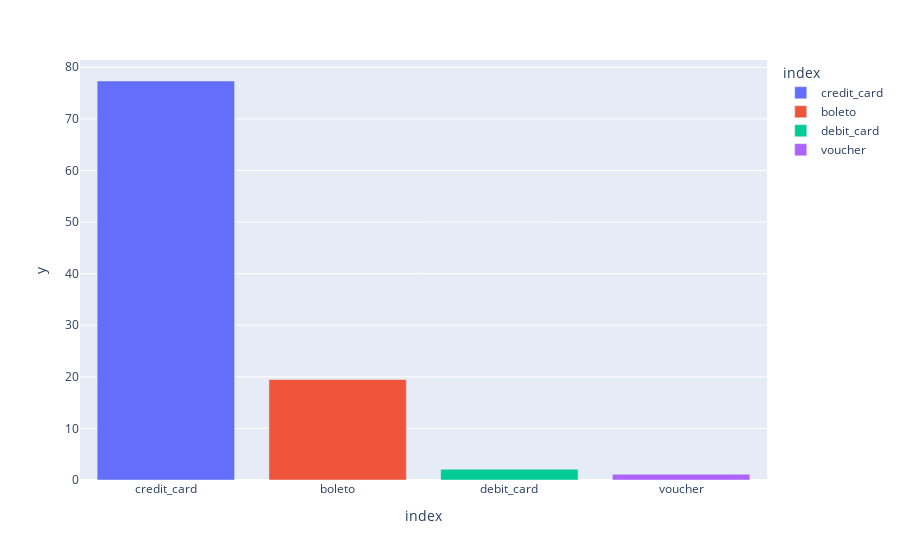

Notebook code for this chart:
### Markdown cell above
**Since Most our Customers from Sao Paulo State, ofcourse the capital city of this state will having the highest transaction**

### Code cell
df_price_cat = passive['payment_type'].value_counts()/len(passive['payment_type'])*100
fig = px.bar(df_price_cat, x=df_price_cat.index, y= df_price_cat.values,color=df_price_cat.index)
fig.show()

### Figure 1 — Plotly figure (JSON) as saved in the notebook; plotly's stock layout.template omitted (floating-point values rounded to 4 significant figures)
{"data": [{"alignmentgroup": "True", "hovertemplate": "index=%{x}<br>y=%{y}<extra></extra>", "legendgroup": "credit_card", "marker": {"color": "#636efa", "pattern": {"shape": ""}}, "name": "credit_card", "offsetgroup": "credit_card", "orientation": "v", "showlegend": true, "textposition": "auto", "type": "bar", "x": ["credit_card"], "xaxis": "x", "y": [77.34], "yaxis": "y"}, {"alignmentgroup": "True", "hovertemplate": "index=%{x}<br>y=%{y}<extra></extra>", "legendgroup": "boleto", "marker": {"color": "#EF553B", "pattern": {"shape": ""}}, "name": "boleto", "offsetgroup": "boleto", "orientation": "v", "showlegend": true, "textposition": "auto", "type": "bar", "x": ["boleto"], "xaxis": "x", "y": [19.48], "yaxis": "y"}, {"alignmentgroup": "True", "hovertemplate": "index=%{x}<br>y=%{y}<extra></extra>", "legendgroup": "debit_card", "marker": {"color": "#00cc96", "pattern": {"shape": ""}}, "name": "debit_card", "offsetgroup": "debit_card", "orientation": "v", "showlegend": true, "textposition": "auto", "type": "bar", "x": ["debit_card"], "xaxis": "x", "y": [2.079], "yaxis": "y"}, {"alignmentgroup": "True", "hovertemplate": "index=%{x}<br>y=%{y}<extra></extra>", "legendgroup": "voucher", "marker": {"color": "#ab63fa", "pattern": {"shape": ""}}, "name": "voucher", "offsetgroup": "voucher", "orientation": "v", "showlegend": true, "textposition": "auto", "type": "bar", "x": ["voucher"], "xaxis": "x", "y": [1.101], "yaxis": "y"}], "layout": {"barmode": "relative", "legend": {"title": {"text": "index"}, "tracegroupgap": 0}, "margin": {"t": 60}, "xaxis": {"anchor": "y", "categoryarray": ["credit_card", "boleto", "debit_card", "voucher"], "categoryorder": "array", "domain": [0, 1], "title": {"text": "index"}}, "yaxis": {"anchor": "x", "domain": [0, 1], "title": {"text": "y"}}}}
